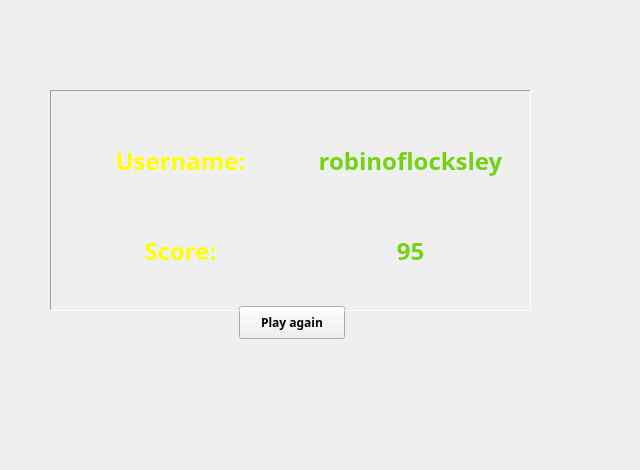
    <widget class="QWidget" name="pageEndGame">
     <widget class="QLabel" name="labelBackgroundEndGame">
      <property name="geometry">
       <rect>
        <x>0</x>
        <y>-20</y>
        <width>631</width>
        <height>461</height>
       </rect>
      </property>
      <property name="text">
       <string/>
      </property>
      <property name="pixmap">
       <pixmap resource="../resources/images/images.qrc">:/img/background.jpg</pixmap>
      </property>
      <property name="scaledContents">
       <bool>true</bool>
      </property>
     </widget>
     <widget class="QFrame" name="frameEndGameContainer">
      <property name="geometry">
       <rect>
        <x>50</x>
        <y>90</y>
        <width>481</width>
        <height>221</height>
       </rect>
      </property>
      <property name="styleSheet">
       <string notr="true"/>
      </property>
      <property name="frameShape">
       <enum>QFrame::Panel</enum>
      </property>
      <property name="frameShadow">
       <enum>QFrame::Sunken</enum>
      </property>
      <widget class="QLabel" name="labelEndUsernameValue">
       <property name="geometry">
        <rect>
         <x>260</x>
         <y>40</y>
         <width>201</width>
         <height>61</height>
        </rect>
       </property>
       <property name="font">
        <font>
         <family>Comfortaa</family>
         <pointsize>18</pointsize>
         <weight>75</weight>
         <italic>false</italic>
         <bold>true</bold>
        </font>
       </property>
       <property name="styleSheet">
        <string notr="true">color: rgb(115, 210, 22);</string>
       </property>
       <property name="text">
        <string>robinoflocksley</string>
       </property>
       <property name="alignment">
        <set>Qt::AlignCenter</set>
       </property>
      </widget>
      <widget class="QLabel" name="labelEndUsername">
       <property name="geometry">
        <rect>
         <x>60</x>
         <y>40</y>
         <width>141</width>
         <height>61</height>
        </rect>
       </property>
       <property name="font">
        <font>
         <family>Comfortaa</family>
         <pointsize>18</pointsize>
         <weight>75</weight>
         <bold>true</bold>
        </font>
       </property>
       <property name="styleSheet">
        <string notr="true">color: yellow;</string>
       </property>
       <property name="text">
        <string>Username:</string>
       </property>
       <property name="alignment">
        <set>Qt::AlignCenter</set>
       </property>
      </widget>
      <widget class="QLabel" name="labelEndScore">
       <property name="geometry">
        <rect>
         <x>60</x>
         <y>130</y>
         <width>141</width>
         <height>61</height>
        </rect>
       </property>
       <property name="font">
        <font>
         <family>Comfortaa</family>
         <pointsize>18</pointsize>
         <weight>75</weight>
         <bold>true</bold>
        </font>
       </property>
       <property name="styleSheet">
        <string notr="true">color: yellow;</string>
       </property>
       <property name="text">
        <string>Score:</string>
       </property>
       <property name="alignment">
        <set>Qt::AlignCenter</set>
       </property>
      </widget>
      <widget class="QLabel" name="labelEndScoreValue">
       <property name="geometry">
        <rect>
         <x>260</x>
         <y>130</y>
         <width>201</width>
         <height>61</height>
        </rect>
       </property>
       <property name="font">
        <font>
         <family>Comfortaa</family>
         <pointsize>18</pointsize>
         <weight>75</weight>
         <italic>false</italic>
         <bold>true</bold>
        </font>
       </property>
       <property name="styleSheet">
        <string notr="true">color: rgb(115, 210, 22);</string>
       </property>
       <property name="text">
        <string>95</string>
       </property>
       <property name="alignment">
        <set>Qt::AlignCenter</set>
       </property>
      </widget>
      <widget class="QLabel" name="labelKennyTux">
       <property name="geometry">
        <rect>
         <x>200</x>
         <y>140</y>
         <width>80</width>
         <height>80</height>
        </rect>
       </property>
       <property name="text">
        <string/>
       </property>
       <property name="pixmap">
        <pixmap resource="../resources/images/images.qrc">:/img/Kenny-Tux-icon.png</pixmap>
       </property>
       <property name="scaledContents">
        <bool>true</bool>
       </property>
      </widget>
     </widget>
     <widget class="QPushButton" name="pushButtonRestart">
      <property name="geometry">
       <rect>
        <x>239</x>
        <y>306</y>
        <width>106</width>
        <height>33</height>
       </rect>
      </property>
      <property name="font">
       <font>
        <family>Comfortaa</family>
        <weight>75</weight>
        <bold>true</bold>
       </font>
      </property>
      <property name="styleSheet">
       <string notr="true"/>
      </property>
      <property name="text">
       <string>Play again</string>
      </property>
     </widget>
     <zorder>pushButtonRestart</zorder>
     <zorder>labelBackgroundEndGame</zorder>
     <zorder>frameEndGameContainer</zorder>
    </widget>
